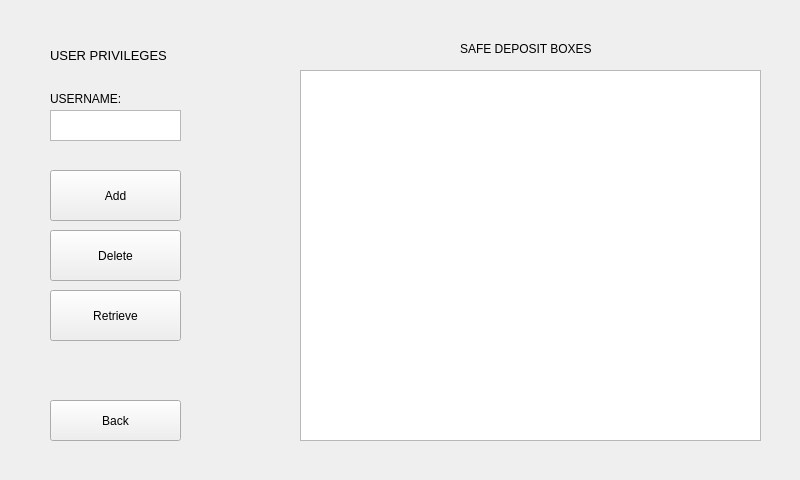
<?xml version="1.0" encoding="UTF-8"?>
<ui version="4.0">
 <class>UserPrivileges</class>
 <widget class="QWidget" name="UserPrivileges">
  <property name="geometry">
   <rect>
    <x>0</x>
    <y>0</y>
    <width>800</width>
    <height>480</height>
   </rect>
  </property>
  <property name="windowTitle">
   <string>Form</string>
  </property>
  <widget class="QListWidget" name="sdbListWidget">
   <property name="geometry">
    <rect>
     <x>300</x>
     <y>70</y>
     <width>461</width>
     <height>371</height>
    </rect>
   </property>
  </widget>
  <widget class="QPushButton" name="addButton">
   <property name="geometry">
    <rect>
     <x>50</x>
     <y>170</y>
     <width>131</width>
     <height>51</height>
    </rect>
   </property>
   <property name="text">
    <string>Add</string>
   </property>
  </widget>
  <widget class="QPushButton" name="deleteButton">
   <property name="geometry">
    <rect>
     <x>50</x>
     <y>230</y>
     <width>131</width>
     <height>51</height>
    </rect>
   </property>
   <property name="text">
    <string>Delete</string>
   </property>
  </widget>
  <widget class="QPushButton" name="retrieveButton">
   <property name="geometry">
    <rect>
     <x>50</x>
     <y>290</y>
     <width>131</width>
     <height>51</height>
    </rect>
   </property>
   <property name="text">
    <string>Retrieve</string>
   </property>
  </widget>
  <widget class="QPushButton" name="backButton">
   <property name="geometry">
    <rect>
     <x>50</x>
     <y>400</y>
     <width>131</width>
     <height>41</height>
    </rect>
   </property>
   <property name="text">
    <string>Back</string>
   </property>
  </widget>
  <widget class="QLabel" name="sdbLabel">
   <property name="geometry">
    <rect>
     <x>460</x>
     <y>40</y>
     <width>181</width>
     <height>17</height>
    </rect>
   </property>
   <property name="text">
    <string>SAFE DEPOSIT BOXES</string>
   </property>
  </widget>
  <widget class="QLabel" name="userIDLabel">
   <property name="geometry">
    <rect>
     <x>50</x>
     <y>90</y>
     <width>101</width>
     <height>17</height>
    </rect>
   </property>
   <property name="text">
    <string>USERNAME:</string>
   </property>
  </widget>
  <widget class="QLabel" name="userPrivilegesLabel">
   <property name="geometry">
    <rect>
     <x>50</x>
     <y>40</y>
     <width>151</width>
     <height>31</height>
    </rect>
   </property>
   <property name="font">
    <font>
     <pointsize>10</pointsize>
    </font>
   </property>
   <property name="text">
    <string>USER PRIVILEGES</string>
   </property>
  </widget>
  <widget class="QTextBrowser" name="userIDTextBrowser">
   <property name="geometry">
    <rect>
     <x>50</x>
     <y>110</y>
     <width>131</width>
     <height>31</height>
    </rect>
   </property>
  </widget>
 </widget>
 <resources/>
 <connections/>
</ui>
